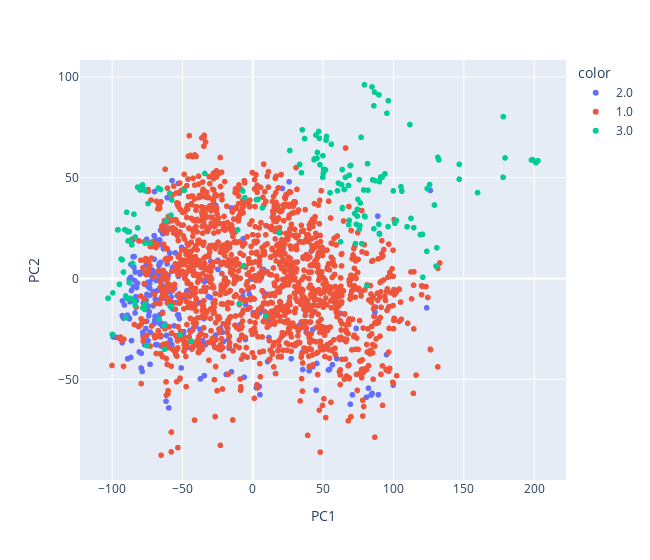

Notebook cell for this chart:
### Markdown cell above
## Représentation dans le premier plan factoriel

### Code cell
fig = px.scatter(x=pcs.T[0], y=pcs.T[1], color=data['fetal_health'], 
                 labels={'x': 'PC1', 'y': 'PC2'}, width=650)
fig.show()

### Figure 1 — Plotly figure (JSON) as saved in the notebook; plotly's stock layout.template omitted (floating-point values rounded to 4 significant figures; data arrays with more than 128 entries replaced by an {"elided": "..."} marker saying what was removed)
{"data": [{"hovertemplate": "color=2.0<br>PC1=%{x}<br>PC2=%{y}<extra></extra>", "legendgroup": "2.0", "marker": {"color": "#636efa", "symbol": "circle"}, "mode": "markers", "name": "2.0", "showlegend": true, "type": "scattergl", "x": {"elided": "295 float values"}, "xaxis": "x", "y": {"elided": "295 float values"}, "yaxis": "y"}, {"hovertemplate": "color=1.0<br>PC1=%{x}<br>PC2=%{y}<extra></extra>", "legendgroup": "1.0", "marker": {"color": "#EF553B", "symbol": "circle"}, "mode": "markers", "name": "1.0", "showlegend": true, "type": "scattergl", "x": {"elided": "1655 float values"}, "xaxis": "x", "y": {"elided": "1655 float values"}, "yaxis": "y"}, {"hovertemplate": "color=3.0<br>PC1=%{x}<br>PC2=%{y}<extra></extra>", "legendgroup": "3.0", "marker": {"color": "#00cc96", "symbol": "circle"}, "mode": "markers", "name": "3.0", "showlegend": true, "type": "scattergl", "x": {"elided": "176 float values"}, "xaxis": "x", "y": {"elided": "176 float values"}, "yaxis": "y"}], "layout": {"legend": {"title": {"text": "color"}, "tracegroupgap": 0}, "margin": {"t": 60}, "width": 650, "xaxis": {"anchor": "y", "domain": [0, 1], "title": {"text": "PC1"}}, "yaxis": {"anchor": "x", "domain": [0, 1], "title": {"text": "PC2"}}}}
